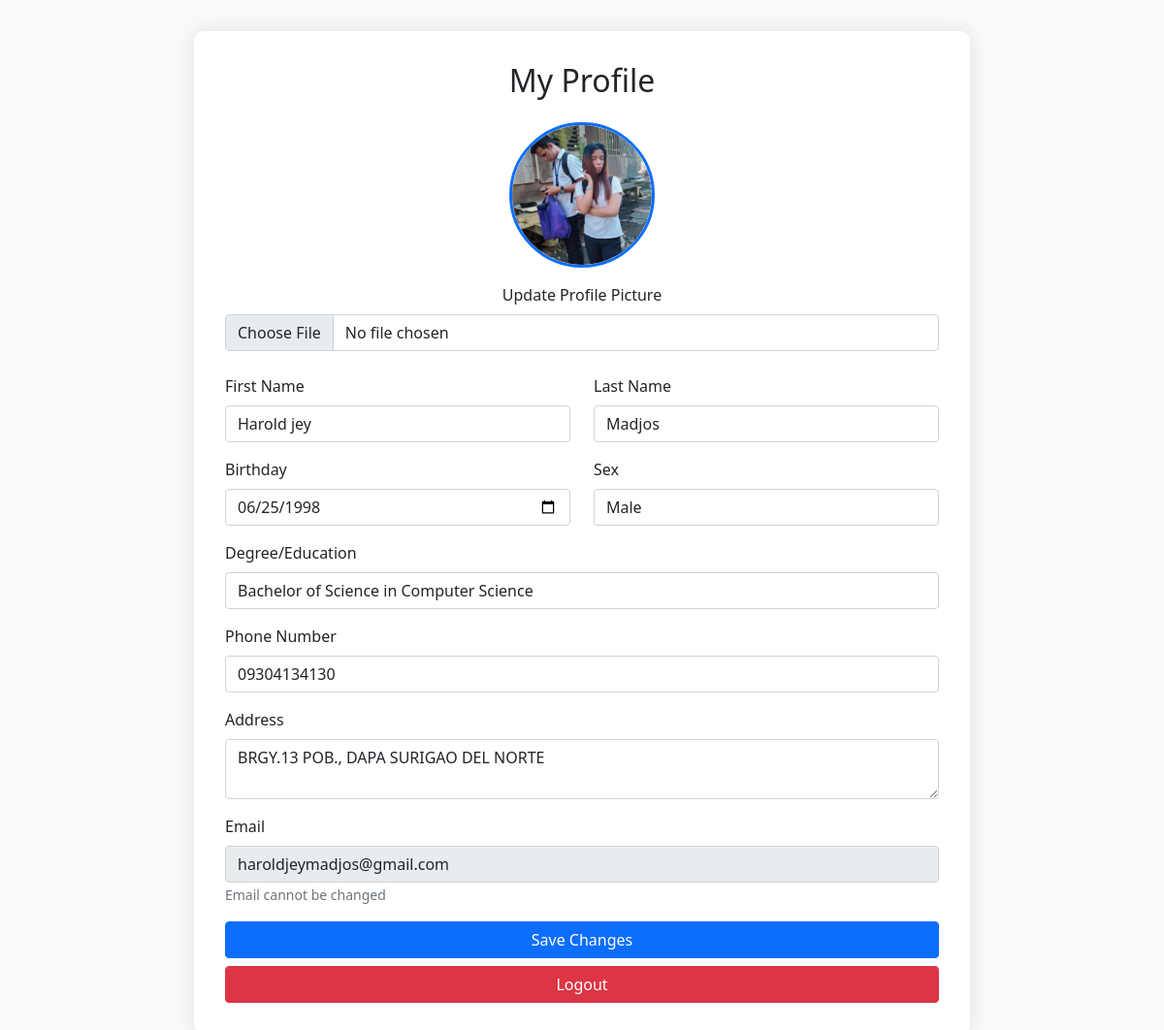
The app's page /profile (signed in), older data.
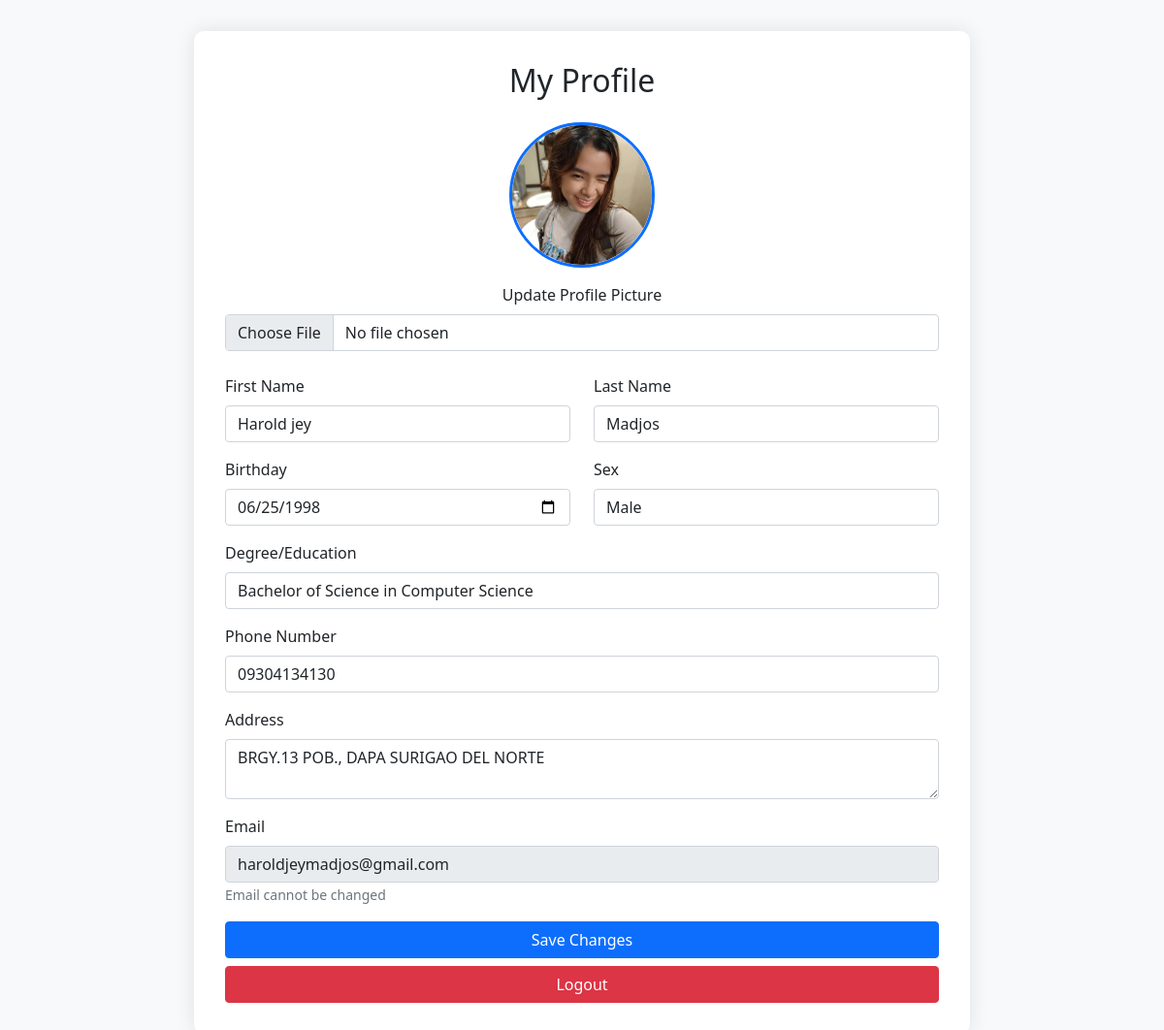
The same page, newer data.
### app.py (models this page shows)
class User(UserMixin, db.Model):
    id = db.Column(db.Integer, primary_key=True)
    username = db.Column(db.String(80), unique=True, nullable=False)
    email = db.Column(db.String(120), unique=True, nullable=False)
    password_hash = db.Column(db.String(120), nullable=False)
    profile_image = db.Column(db.String(120), nullable=True)
    first_name = db.Column(db.String(50), nullable=True)
    last_name = db.Column(db.String(50), nullable=True)
    birthday = db.Column(db.Date, nullable=True)
    age = db.Column(db.Integer, nullable=True)
    sex = db.Column(db.String(10), nullable=True)
    degree = db.Column(db.String(100), nullable=True)
    phone = db.Column(db.String(20), nullable=True)
    address = db.Column(db.String(200), nullable=True)

### app.py (the view, shortened to what this page needs)
@app.route('/profile', methods=['GET', 'POST'])
@login_required
def profile():
    return render_template('profile.html')

### app.py (called while the page is built)
@login_manager.user_loader
def load_user(user_id):
    return User.query.get(int(user_id))

### templates/profile.html (shortened to what this page needs)
<!DOCTYPE html>
<html lang="en">
<head>
    <link href="https://cdn.jsdelivr.net/npm/bootstrap@5.1.3/dist/css/bootstrap.min.css" rel="stylesheet">
</head>
<body>
    <div class="profile-container">
        <h2 class="text-center mb-4">My Profile</h2>
        <form method="POST" enctype="multipart/form-data">
            <div class="text-center mb-4">
                <img src="{{ url_for('static', filename='uploads/' + current_user.profile_image) if current_user.profile_image else url_for('static', filename='default-avatar.png') }}"
                     alt="Profile Picture" class="profile-image" id="currentProfileImage">
                <div class="mt-2">
                    <label for="profile_image" class="form-label">Update Profile Picture</label>
                    <input type="file" class="form-control" id="profile_image" name="profile_image" accept="image/*" onchange="previewImage(this);">
                </div>
            </div>
            <div class="row">
                <div class="col-md-6 mb-3">
                    <label for="first_name" class="form-label">First Name</label>
                    <input type="text" class="form-control" id="first_name" name="first_name" value="{{ current_user.first_name or '' }}">
                </div>
                <div class="col-md-6 mb-3">
                    <label for="last_name" class="form-label">Last Name</label>
                    <input type="text" class="form-control" id="last_name" name="last_name" value="{{ current_user.last_name or '' }}">
                </div>
            </div>
            <div class="row">
                <div class="col-md-6 mb-3">
                    <label for="birthday" class="form-label">Birthday</label>
                    <input type="date" class="form-control" id="birthday" name="birthday" value="{{ current_user.birthday.strftime('%Y-%m-%d') if current_user.birthday else '' }}">
                </div>
                <div class="col-md-6 mb-3">
                    <label for="sex" class="form-label">Sex</label>
                    <select class="form-control" id="sex" name="sex">
                        <option value="Male" {% if current_user.sex == 'Male' %}selected{% endif %}>Male</option>
                    </select>
                </div>
            </div>
            <div class="mb-3">
                <label for="degree" class="form-label">Degree/Education</label>
                <input type="text" class="form-control" id="degree" name="degree" value="{{ current_user.degree or '' }}" placeholder="e.g., Bachelor of Science in Computer Science">
            </div>
            <div class="mb-3">
                <label for="phone" class="form-label">Phone Number</label>
                <input type="tel" class="form-control" id="phone" name="phone" value="{{ current_user.phone or '' }}" placeholder="e.g., +1234567890">
            </div>
            <div class="mb-3">
                <label for="address" class="form-label">Address</label>
                <textarea class="form-control" id="address" name="address" rows="2" placeholder="Enter your full address">{{ current_user.address or '' }}</textarea>
            </div>
            <div class="mb-3">
                <label class="form-label">Email</label>
                <input type="email" class="form-control" value="{{ current_user.email }}" readonly>
                <small class="text-muted">Email cannot be changed</small>
            </div>
            <div class="d-grid gap-2">
                <button type="submit" class="btn btn-primary">Save Changes</button>
                <a href="{{ url_for('logout') }}" class="btn btn-danger">Logout</a>
            </div>
        </form>
    </div>
</body>
</html>

### templates/profile.html (style rules this page uses)
body { background-color: #f8f9fa; min-height: 100vh; padding: 2rem 0; }
.profile-container { background: white; padding: 2rem; border-radius: 10px; box-shadow: 0 0 20px rgba(0,0,0,0.1); max-width: 800px; margin: 0 auto; }
.profile-image { width: 150px; height: 150px; border-radius: 50%; object-fit: cover; margin: 0 auto 1rem; display: block; border: 3px solid #0d6efd; }

Row changes from the older to the newer data that the page shows:
changed User "Harold jey": profile_image: a different picture
